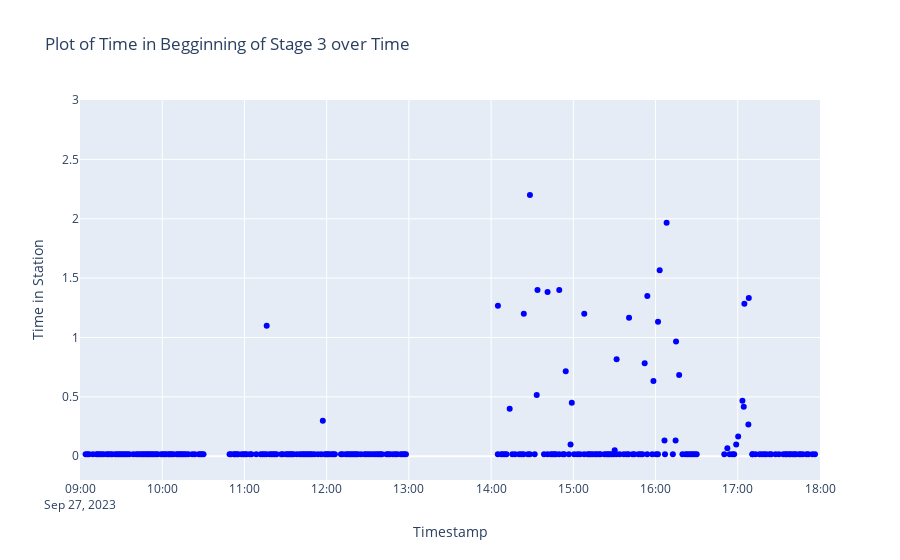
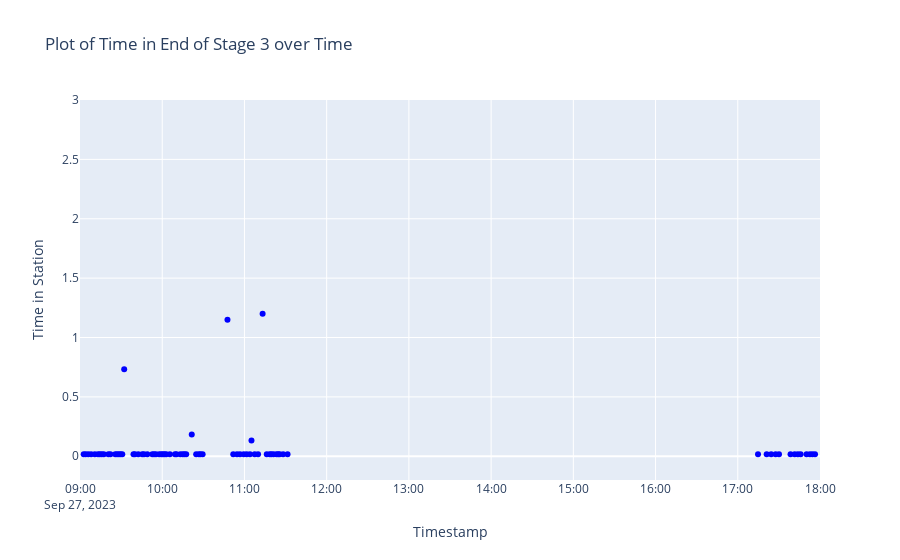
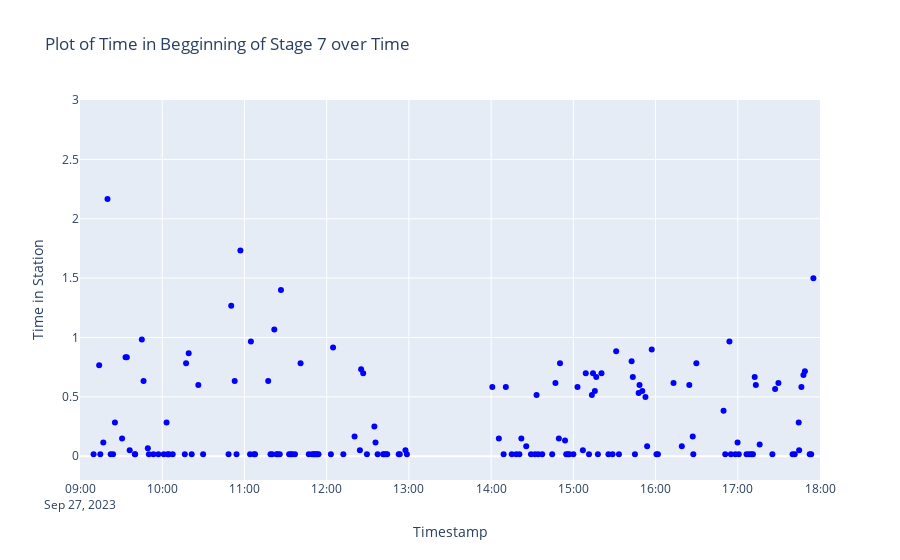

The cell these charts' notebook holds for them, in order:
### Code cell
plot = 1
display_df = 0
df_in_1 = time_in_station_fun(df1)
df_in_2 = time_in_station_fun(df2)
df_in_3 = time_in_station_fun(df3)

if display_df:
    display(df_in_1)
    display(df_in_2)
    display(df_in_3)

if plot:
    plot_time_in_station(df_in_1,1)
    plot_time_in_station(df_in_2,2)
    plot_time_in_station(df_in_3,3)

### Figure 1 — Plotly figure (JSON) as saved in the notebook; plotly's stock layout.template omitted (floating-point values rounded to 4 significant figures; data arrays with more than 128 entries replaced by an {"elided": "..."} marker saying what was removed)
{"data": [{"marker": {"color": "blue"}, "mode": "markers", "name": "Scatter Plot", "type": "scatter", "x": {"elided": "269 str values"}, "y": {"elided": "269 float values"}}], "layout": {"title": {"text": "Plot of Time in Begginning of Stage 3 over Time"}, "xaxis": {"range": ["2023-09-27 09:00:00", "2023-09-27 18:00:00"], "title": {"text": "Timestamp"}}, "yaxis": {"range": [-0.2, 3], "title": {"text": "Time in Station"}}}}

### Figure 2 — Plotly figure (JSON) as saved in the notebook; plotly's stock layout.template omitted (floating-point values rounded to 4 significant figures)
{"data": [{"marker": {"color": "blue"}, "mode": "markers", "name": "Scatter Plot", "type": "scatter", "x": ["2023-09-27T09:02:42", "2023-09-27T09:04:08", "2023-09-27T09:06:00", "2023-09-27T09:08:07", "2023-09-27T09:10:48", "2023-09-27T09:13:08", "2023-09-27T09:14:27", "2023-09-27T09:15:51", "2023-09-27T09:17:23", "2023-09-27T09:20:43", "2023-09-27T09:22:12", "2023-09-27T09:25:44", "2023-09-27T09:27:03", "2023-09-27T09:28:21", "2023-09-27T09:29:36", "2023-09-27T09:30:51", "2023-09-27T09:32:15", "2023-09-27T09:39:02", "2023-09-27T09:40:02", "2023-09-27T09:42:31", "2023-09-27T09:45:25", "2023-09-27T09:46:43", "2023-09-27T09:49:07", "2023-09-27T09:52:46", "2023-09-27T09:54:03", "2023-09-27T09:55:24", "2023-09-27T09:57:46", "2023-09-27T09:59:16", "2023-09-27T10:00:30", "2023-09-27T10:01:42", "2023-09-27T10:02:56", "2023-09-27T10:05:36", "2023-09-27T10:09:18", "2023-09-27T10:10:24", "2023-09-27T10:13:12", "2023-09-27T10:14:57", "2023-09-27T10:16:09", "2023-09-27T10:17:30", "2023-09-27T10:21:33", "2023-09-27T10:24:47", "2023-09-27T10:26:46", "2023-09-27T10:27:55", "2023-09-27T10:29:29", "2023-09-27T10:47:37", "2023-09-27T10:51:50", "2023-09-27T10:54:34", "2023-09-27T10:56:46", "2023-09-27T10:59:29", "2023-09-27T11:01:38", "2023-09-27T11:04:03", "2023-09-27T11:05:08", "2023-09-27T11:07:28", "2023-09-27T11:09:56", "2023-09-27T11:13:16", "2023-09-27T11:16:18", "2023-09-27T11:18:31", "2023-09-27T11:19:41", "2023-09-27T11:21:14", "2023-09-27T11:23:25", "2023-09-27T11:24:37", "2023-09-27T11:25:42", "2023-09-27T11:28:13", "2023-09-27T11:31:27", "2023-09-27T17:14:46", "2023-09-27T17:21:05", "2023-09-27T17:24:23", "2023-09-27T17:27:36", "2023-09-27T17:30:05", "2023-09-27T17:38:30", "2023-09-27T17:41:32", "2023-09-27T17:43:51", "2023-09-27T17:45:53", "2023-09-27T17:50:13", "2023-09-27T17:52:39", "2023-09-27T17:54:30", "2023-09-27T17:56:22"], "y": [0.01667, 0.01667, 0.01667, 0.01667, 0.01667, 0.01667, 0.01667, 0.01667, 0.01667, 0.01667, 0.01667, 0.01667, 0.01667, 0.01667, 0.01667, 0.01667, 0.7333, 0.01667, 0.01667, 0.01667, 0.01667, 0.01667, 0.01667, 0.01667, 0.01667, 0.01667, 0.01667, 0.01667, 0.01667, 0.01667, 0.01667, 0.01667, 0.01667, 0.01667, 0.01667, 0.01667, 0.01667, 0.01667, 0.1833, 0.01667, 0.01667, 0.01667, 0.01667, 1.15, 0.01667, 0.01667, 0.01667, 0.01667, 0.01667, 0.01667, 0.1333, 0.01667, 0.01667, 1.2, 0.01667, 0.01667, 0.01667, 0.01667, 0.01667, 0.01667, 0.01667, 0.01667, 0.01667, 0.01667, 0.01667, 0.01667, 0.01667, 0.01667, 0.01667, 0.01667, 0.01667, 0.01667, 0.01667, 0.01667, 0.01667, 0.01667]}], "layout": {"title": {"text": "Plot of Time in End of Stage 3 over Time"}, "xaxis": {"range": ["2023-09-27 09:00:00", "2023-09-27 18:00:00"], "title": {"text": "Timestamp"}}, "yaxis": {"range": [-0.2, 3], "title": {"text": "Time in Station"}}}}

### Figure 3 — Plotly figure (JSON) as saved in the notebook; plotly's stock layout.template omitted (floating-point values rounded to 4 significant figures; data arrays with more than 128 entries replaced by an {"elided": "..."} marker saying what was removed)
{"data": [{"marker": {"color": "blue"}, "mode": "markers", "name": "Scatter Plot", "type": "scatter", "x": {"elided": "160 str values"}, "y": {"elided": "160 float values"}}], "layout": {"title": {"text": "Plot of Time in Begginning of Stage 7 over Time"}, "xaxis": {"range": ["2023-09-27 09:00:00", "2023-09-27 18:00:00"], "title": {"text": "Timestamp"}}, "yaxis": {"range": [-0.2, 3], "title": {"text": "Time in Station"}}}}
